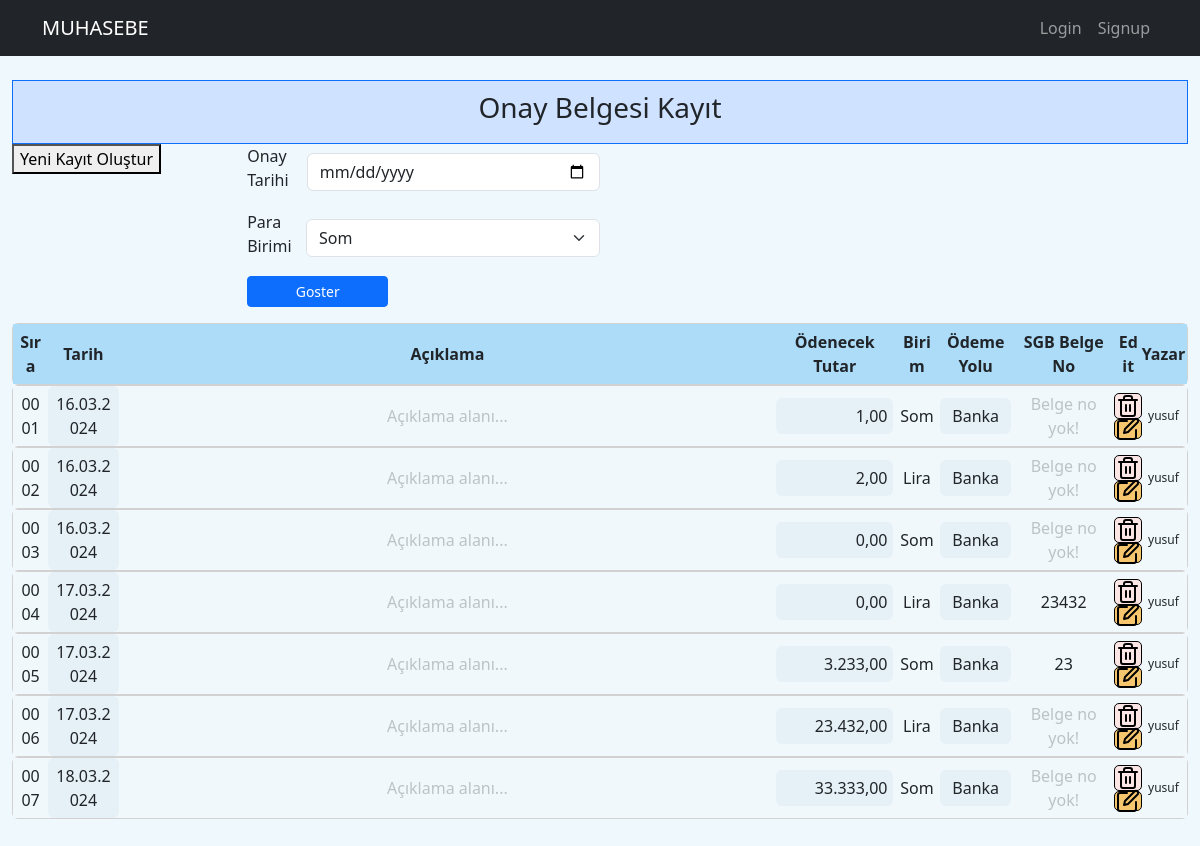
The app's page /defter_onay_list, older data.
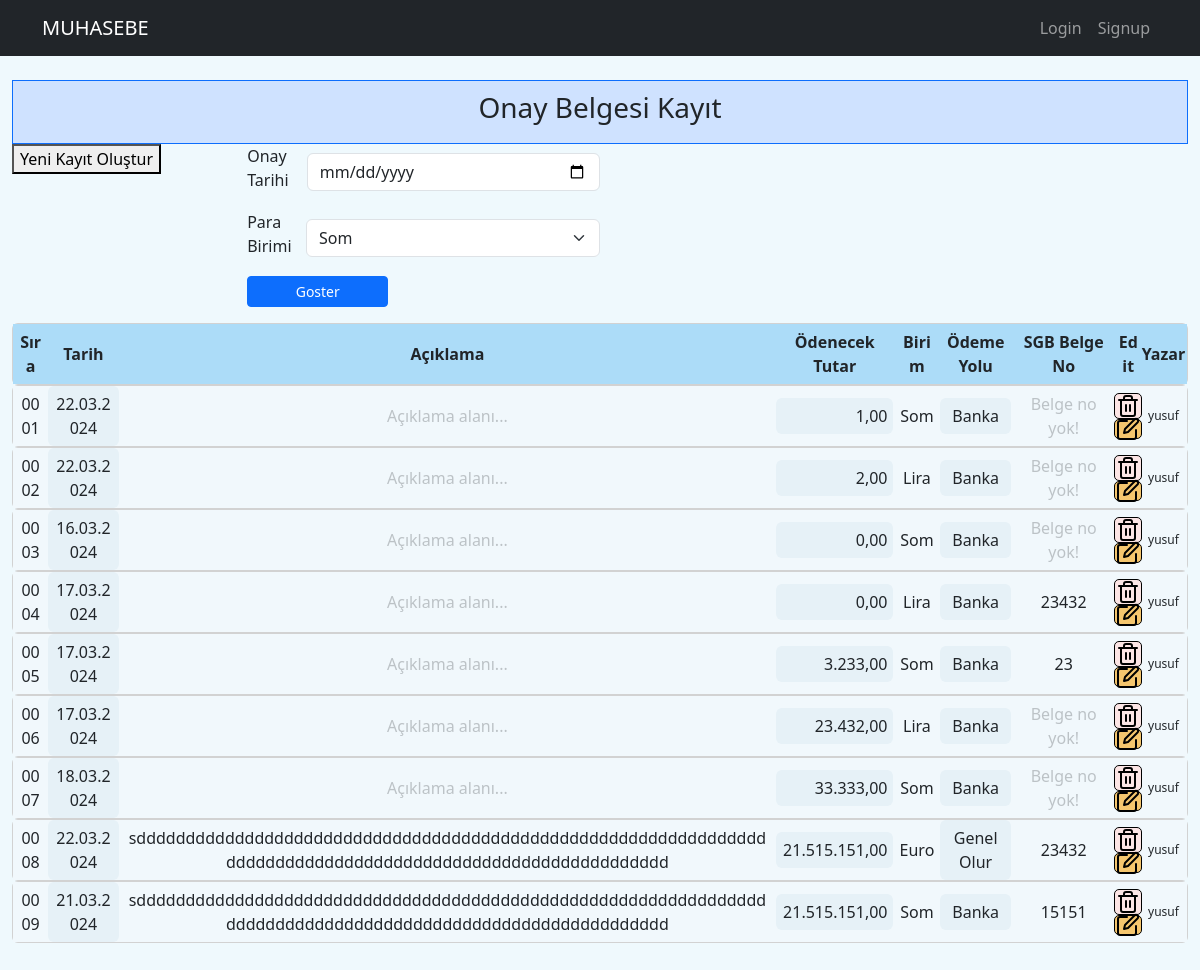
The same page, newer data.
### muhapp/models.py (models this page shows, shortened)
class OnayRegisterModel(models.Model):
    username = models.ForeignKey(User, on_delete=models.CASCADE, null=True)
    onay_no = models.CharField(max_length = 4)
    onay_aciklama = models.CharField(max_length = 110, default='my_default_value')
    onay_tarih = models.DateField() #auto_now_add ile kullanci deger girmese bile otomatik tarih atamasi yapar
    onay_odemetutar = models.CharField(max_length = 20)
    onay_parabirimi = models.CharField(max_length = 20)
    onay_odemeyolu = models.CharField(max_length = 20)

### muhapp/views.py (the view)
# urls.py: path('defter_onay_list', views.defter_onay_list_view, name="defter_onay_list"),         # onay bilgileri listeleme
def defter_onay_list_view(request):
    defter_onay_list = models.OnayRegisterModel.objects.all()
    defter_onay_list = {"defter_onay_list":defter_onay_list}
    return render(request, 'muhapp/defter_onay_list.html', context=defter_onay_list)

### muhapp/templates/muhapp/defter_onay_list.html (shortened to what the changed rows need)
{% extends "base.html" %}
{% load static %}
{% load humanize %}
{%block content%}
<div class="" style=" margin: auto; padding-bottom: 50px; width: 98%;">
<div class="" style="width: 100%; margin:auto">
        {%for bilgi in defter_onay_list%}
            <div class="card">
                <div class="" style="display: flex; text-align:center; align-items: center; background-color: #f1f8fc;">
                    <div class="" style="width: 3%; background-color: #f1f8fc; padding: 6px;">{{forloop.counter|stringformat:"04d"}}</div>
                    <div class="" style="width: 6%; background-color: #e6f1f7; padding: 6px; border-radius: 6px;">{{bilgi.onay_tarih|date:"d.m.Y"}}</div>
                    <div class="" style="width: 56%; background-color: #f1f8fc; padding: 6px;">
                        {% if bilgi.onay_aciklama %}
                            {{ bilgi.onay_aciklama }}
                        {% else %}
                            <div style="opacity: 0.25   ;">Açıklama alanı...</div>
                        {% endif %}</div>
                    <div class="formatted-div-odemetutar" style="width: 10%; background-color: #e6f1f7; padding: 6px; border-radius: 6px; text-align: right;">{{bilgi.onay_odemetutar|floatformat:"2"|default:"0.00"|intcomma}}</div>
                    <div class="" style="width: 4%; background-color: #f1f8fc; padding: 6px;">{{bilgi.onay_parabirimi}}</div>
                    <div class="" style="width: 6%; background-color: #e6f1f7; padding: 6px; border-radius: 6px;">{{bilgi.onay_odemeyolu}}</div>
                    <div class="" style="width: 9%; background-color: #f1f8fc; padding: 6px;">
                        {% if bilgi.onay_no %}
                            {{bilgi.onay_no}}
                        {% else %}
                            <div style="opacity: 0.25;">Belge no yok!</div>
                        {% endif %}
                    </div>
                    <div class="" style="width: 2%; display:flex; flex-direction: column; align-items: center;">
                        <div style="background-color: #fce5e5; border: 1px solid #000; border-radius: 5px;">
                            <a href="{% url 'muhapp:onay_list_delete' id=bilgi.id %}"
                                class="btn btn-sm"
                                style="margin: 4px; height: 16px; width:16px; display: flex; align-items: center; justify-content: center; ">
                                <img  src="{% static 'muhapp/images/trash.svg' %}" alt="Sil">
                            </a>
                        </div>
                        <div style="background-color: #f5c66e; border: 1px solid #000; border-radius: 5px;">
                            <a href="{% url 'muhapp:edit_onay_bilgi' id=bilgi.id %}"
                                class="btn btn-sm"
                                style="margin: 4px; height: 10px; width:10px; display: flex; align-items: center; justify-content: center;">
                                <img src="{% static 'muhapp/images/edit.svg' %}" alt="Edit">
                            </a>
                        </div>
                    </div>
                    <div class="" style="width: 4%; font-size: 12px;">{{bilgi.username}}</div>
                </div>
            </div>
        {%endfor%}
    </div>
</div>
{%endblock%}

Row changes from the older to the newer data that the page shows:
changed OnayRegisterModel (number 1 of 9 on the later page): onay_tarih "16.03.2024" → "22.03.2024"
changed OnayRegisterModel (number 2 of 9 on the later page): onay_tarih "16.03.2024" → "22.03.2024"
added OnayRegisterModel: onay_tarih "22.03.2024", onay_aciklama "sddddddddddddddddddddddddddddddddddddddddddddddddddddddddddddddddddddddddddddddddddddddddddddddddddddddddddddd", onay_odemetutar "21.515.151,00", onay_parabirimi "Euro", onay_odemeyolu "Genel Olur", onay_no "23432", username "yusuf"
added OnayRegisterModel: onay_tarih "21.03.2024", onay_aciklama "sddddddddddddddddddddddddddddddddddddddddddddddddddddddddddddddddddddddddddddddddddddddddddddddddddddddddddddd", onay_odemetutar "21.515.151,00", onay_parabirimi "Som", onay_odemeyolu "Banka", onay_no "15151", username "yusuf"
